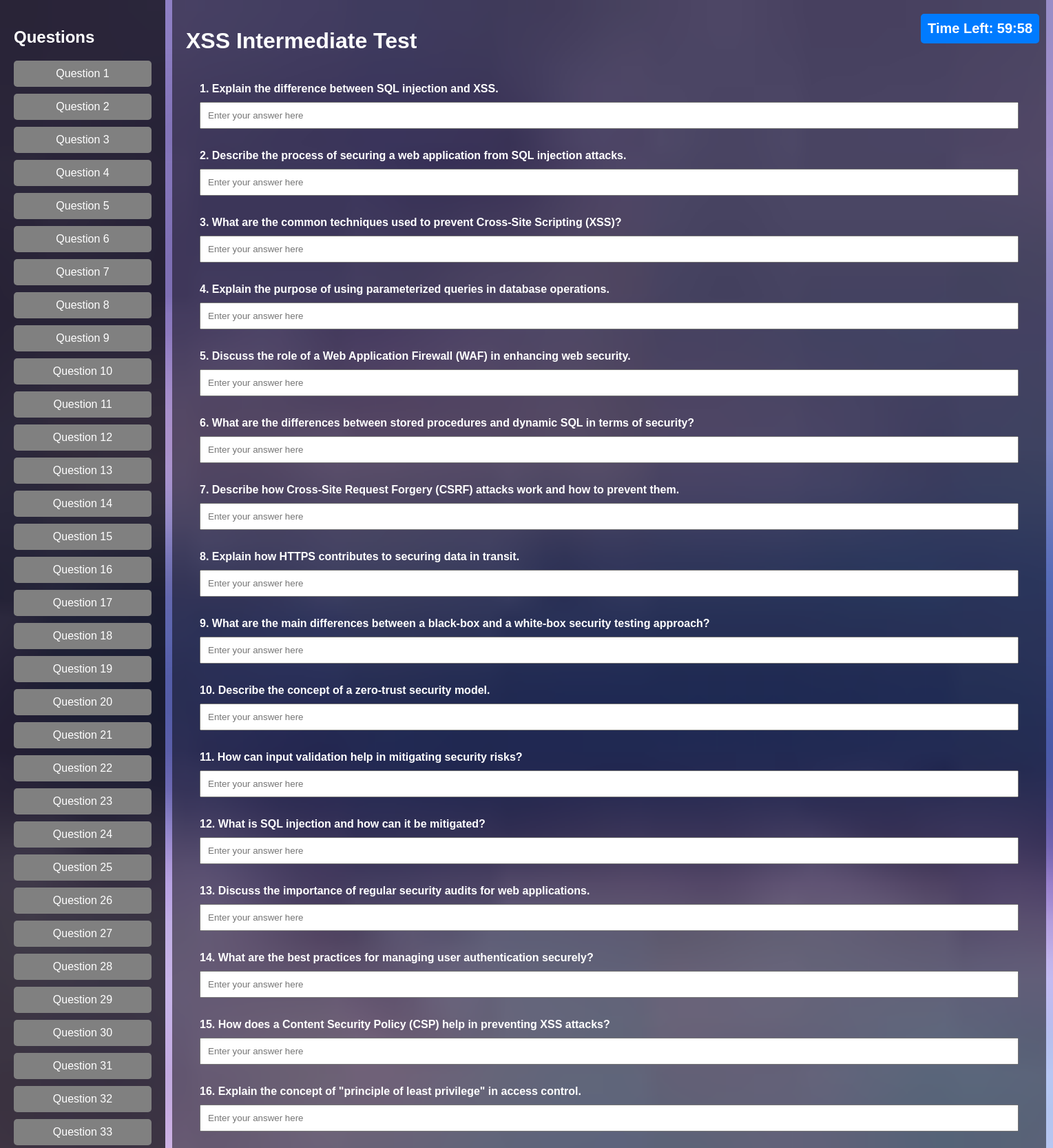
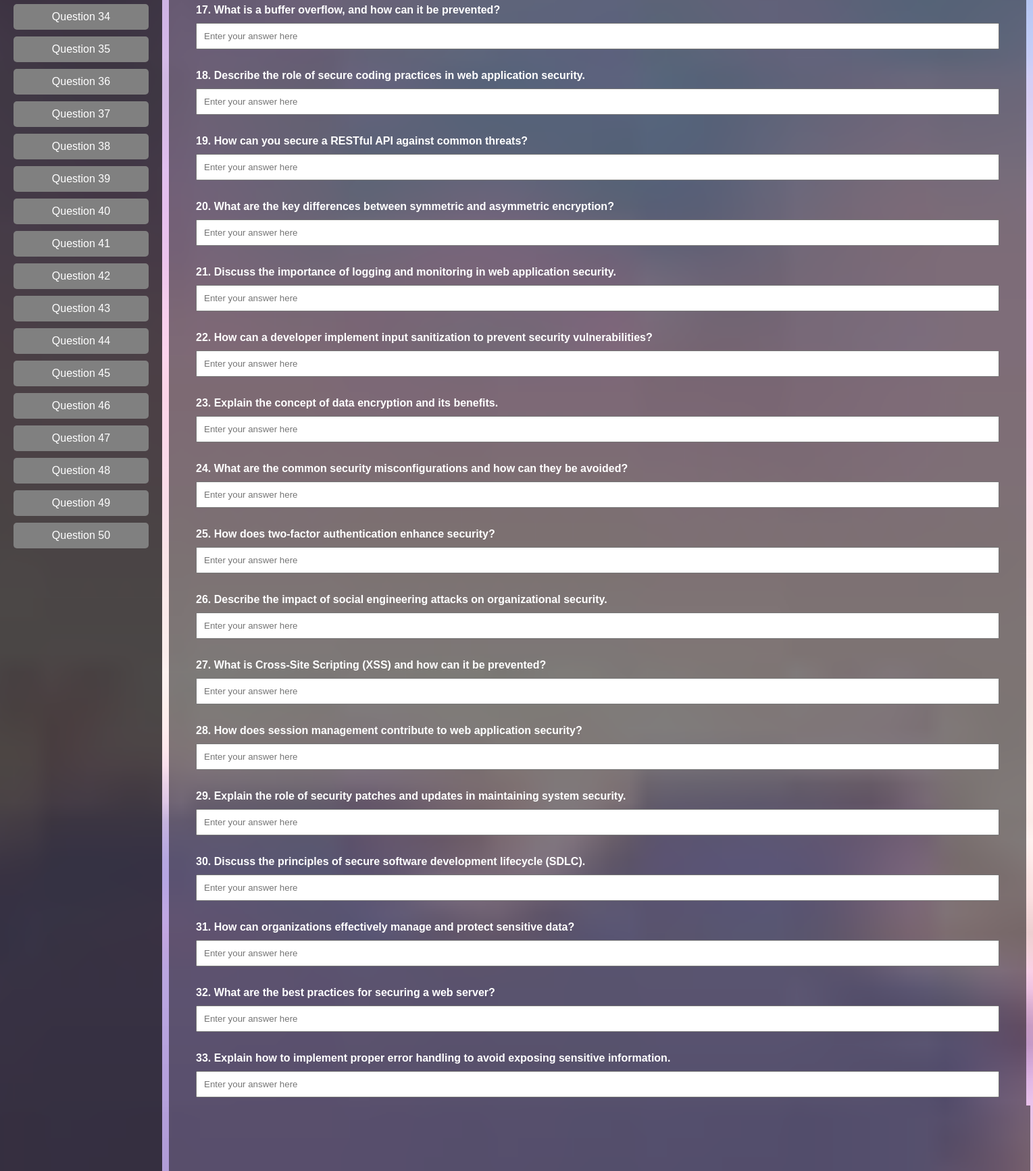
The page /xssintermidiate.php (signed in, upper part) on the database its author committed (2 pictures, top to bottom).
### tables this page shows
CREATE TABLE `test_questions` (
  `question_id` int(11) NOT NULL,
  `test_id` int(11) NOT NULL,
  `question_text` text NOT NULL,
  `question_type` enum('mcq','open_ended') NOT NULL,
  `expected_keywords` text DEFAULT NULL
);

### xssintermidiate.php (the view, shortened to what this page needs)
<?php
require_once 'config.php';
require_once 'header.php';
$testId = 6;
$questions = [];
$questionIds = [];
$sql = "SELECT question_id FROM test_questions WHERE test_id = ? ORDER BY RAND() LIMIT 50";
if ($stmt = $conn->prepare($sql)) {
    $stmt->bind_param("i", $testId);
    $stmt->execute();
    $stmt->bind_result($questionId);
    while ($stmt->fetch()) {
        $questionIds[] = $questionId;
    }
} else {
    echo "Error fetching question IDs: " . $conn->error;
    exit();
}
$sql = "SELECT question_id, question_text
        FROM test_questions
        WHERE question_id IN (" . implode(',', array_fill(0, count($questionIds), '?')) . ")";
if ($stmt = $conn->prepare($sql)) {
    $types = str_repeat('i', count($questionIds));
    $stmt->bind_param($types, ...$questionIds);
    $stmt->execute();
    $stmt->bind_result($questionId, $questionText);
    while ($stmt->fetch()) {
        if (!isset($questions[$questionId])) {
            $questions[$questionId] = [
                'id' => $questionId,
                'text' => $questionText
            ];
        }
    }
} else {
    echo "Error fetching test questions: " . $conn->error;
    exit();
}
?>
<!DOCTYPE html>
<html lang="en">
<head>
</head>
<body>
    <div class="sidebar">
        <h2>Questions</h2>
        <ul>
            <?php
            $index = 1;
            foreach ($questions as $questionId => $question): ?>
                <li><a href="#question_<?php echo $index; ?>" data-question-id="<?php echo $index; ?>">Question <?php echo $index; ?></a></li>
            <?php
            $index++;
            endforeach; ?>
        </ul>
    </div>
    <div class="main-content">
        <div class="container">
            <h1>XSS Intermediate Test</h1>
            <div class="timer" id="timer">Time Left: 60:00</div>
            <div class="quiz-content">
                <form id="quizForm" action="submit_test.php" method="POST">
                    <?php
                    $index = 1;
                    foreach ($questions as $questionId => $question): ?>
                        <div id="question_<?php echo $index; ?>" class="question-container">
                            <div class="question-text">
                                <?php echo $index . '. ' . htmlspecialchars($question['text']); ?>
                            </div>
                            <div class="options">
                                <input type="text" name="question_<?php echo $questionId; ?>" placeholder="Enter your answer here" data-question-id="<?php echo $index; ?>">
                            </div>
                        </div>
                    <?php
                    $index++;
                    endforeach; ?>
                </form>
            </div>
        </div>
    </div>
</body>
</html>

### default.css (style rules this page uses)
html, body.default { height: 100%; margin: 0; padding: 0; }

### light.css (style rules this page uses)
html, body.light { height: 100%; margin: 0; padding: 0; }
body.light { font-family: Arial, sans-serif; background-image: url('background3.jpg'); background-size: cover; background-repeat: no-repeat; background-position: center; background-attachment: fixed; color: white; }

### xssintermidiate.php (style rules this page uses)
body { background-image: url('background.jpg'); background-size: cover; background-repeat: no-repeat; background-attachment: fixed; font-family: Arial, sans-serif; margin: 0; padding: 0; color: #fff; display: flex; background-color: rgba(0, 0, 0, 0.5); }
html { scroll-behavior: smooth; }
html, body { height: 100%; }
.container { flex: 1; padding: 20px; margin-left: 250px; background-color: rgba(0, 0, 0, 0.5); width: 1229px; }
.quiz-content { padding: 20px; border-radius: 8px; }
.question-text { font-weight: bold; margin-bottom: 10px; }
.options { margin-top: 10px; }
.options input { margin-right: 10px; width: 100%; padding: 10px; box-sizing: border-box; }
.timer { font-size: 20px; font-weight: bold; position: fixed; top: 20px; right: 20px; padding: 10px; background-color: #007bff; color: #fff; border-radius: 5px; z-index: 1000; }
.sidebar { width: 200px; background: rgba(0, 0, 0, 0.7); padding: 20px; position: fixed; top: 0; left: 0; height: 100%; overflow-y: auto; }
.sidebar h2 { font-size: 1.5em; margin-bottom: 20px; }
.sidebar ul { list-style-type: none; padding: 0; }
.sidebar ul li { margin: 10px 0; }
.sidebar ul li a { color: #fff; text-decoration: none; padding: 10px; display: block; background: grey; border-radius: 5px; text-align: center; transition: background 0.3s; }
.question-container { scroll-margin-top: 100px; margin-bottom: 30px; }

### rows shown on the page
test_questions: question_text "Explain the difference between SQL injection and XSS."
test_questions: question_text "Describe the process of securing a web application from SQL injection attacks."
test_questions: question_text "What are the common techniques used to prevent Cross-Site Scripting (XSS)?"
test_questions: question_text "Explain the purpose of using parameterized queries in database operations."
test_questions: question_text "Discuss the role of a Web Application Firewall (WAF) in enhancing web security."
test_questions: question_text "What are the differences between stored procedures and dynamic SQL in terms of security?"
test_questions: question_text "Describe how Cross-Site Request Forgery (CSRF) attacks work and how to prevent them."
test_questions: question_text "Explain how HTTPS contributes to securing data in transit."
test_questions: question_text "What are the main differences between a black-box and a white-box security testing approach?"
test_questions: question_text "Describe the concept of a zero-trust security model."
test_questions: question_text "How can input validation help in mitigating security risks?"
test_questions: question_text "What is SQL injection and how can it be mitigated?"
test_questions: question_text "Discuss the importance of regular security audits for web applications."
test_questions: question_text "What are the best practices for managing user authentication securely?"
test_questions: question_text "How does a Content Security Policy (CSP) help in preventing XSS attacks?"
test_questions: question_text "Explain the concept of \"principle of least privilege\" in access control."
test_questions: question_text "What is a buffer overflow, and how can it be prevented?"
test_questions: question_text "Describe the role of secure coding practices in web application security."
test_questions: question_text "How can you secure a RESTful API against common threats?"
test_questions: question_text "What are the key differences between symmetric and asymmetric encryption?"
test_questions: question_text "Discuss the importance of logging and monitoring in web application security."
test_questions: question_text "How can a developer implement input sanitization to prevent security vulnerabilities?"
test_questions: question_text "Explain the concept of data encryption and its benefits."
test_questions: question_text "What are the common security misconfigurations and how can they be avoided?"
test_questions: question_text "How does two-factor authentication enhance security?"
test_questions: question_text "Describe the impact of social engineering attacks on organizational security."
test_questions: question_text "What is Cross-Site Scripting (XSS) and how can it be prevented?"
test_questions: question_text "How does session management contribute to web application security?"
test_questions: question_text "Explain the role of security patches and updates in maintaining system security."
test_questions: question_text "Discuss the principles of secure software development lifecycle (SDLC)."
test_questions: question_text "How can organizations effectively manage and protect sensitive data?"
test_questions: question_text "What are the best practices for securing a web server?"
test_questions: question_text "Explain how to implement proper error handling to avoid exposing sensitive information."
